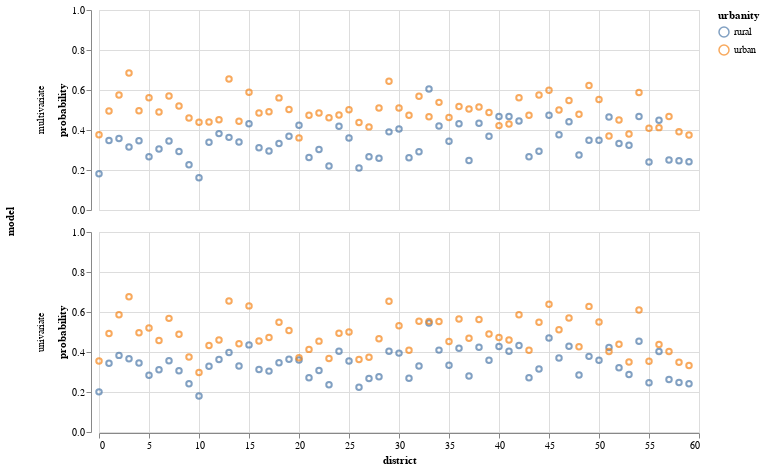

Notebook cell for this chart:
### Code cell
melted = pd.concat([mv_df, uni_df]).melt(id_vars=["district", "model"], var_name="urbanity", value_name="probability", value_vars=('rural', 'urban'))

alt.Chart(melted).mark_point().encode(
    alt.X('district'), alt.Y("probability", scale=alt.Scale(domain=[0,1])), alt.Color("urbanity"),
    alt.Row('model')
).properties(width=600, height=200)

### Figure 1 — Vega-Lite specification as saved in the notebook (floating-point values rounded to 4 significant figures; data arrays with more than 128 entries replaced by an {"elided": "..."} marker saying what was removed)
{"config": {"view": {"continuousWidth": 400, "continuousHeight": 300}}, "data": {"name": "data-eea51c6748c076b279626ae66c824fba"}, "mark": "point", "encoding": {"color": {"field": "urbanity", "type": "nominal"}, "row": {"field": "model", "type": "nominal"}, "x": {"field": "district", "type": "quantitative"}, "y": {"field": "probability", "scale": {"domain": [0, 1]}, "type": "quantitative"}}, "height": 200, "width": 600, "$schema": "https://vega.github.io/schema/vega-lite/v4.17.0.json", "datasets": {"data-eea51c6748c076b279626ae66c824fba": {"elided": "240 records"}}}
